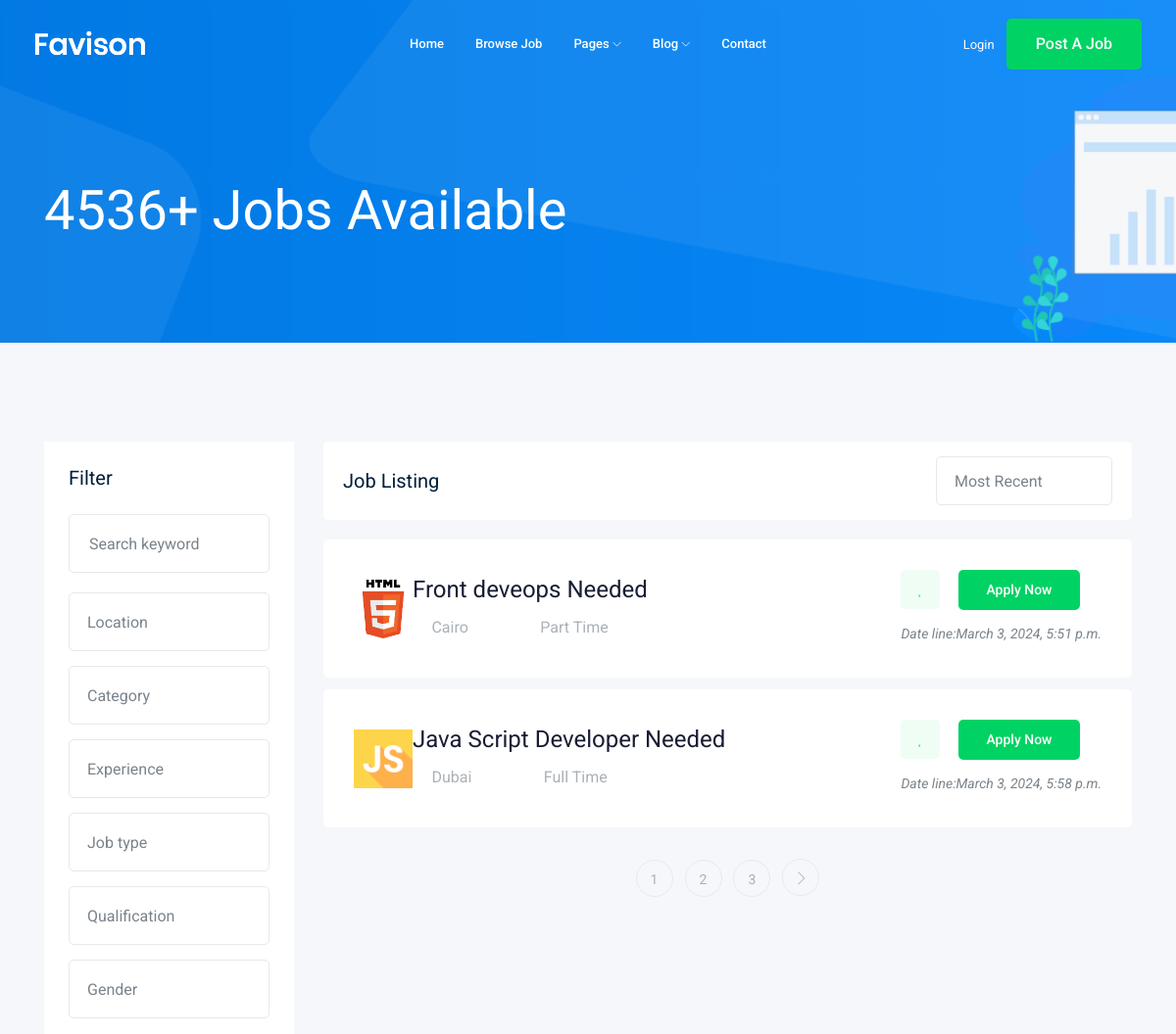
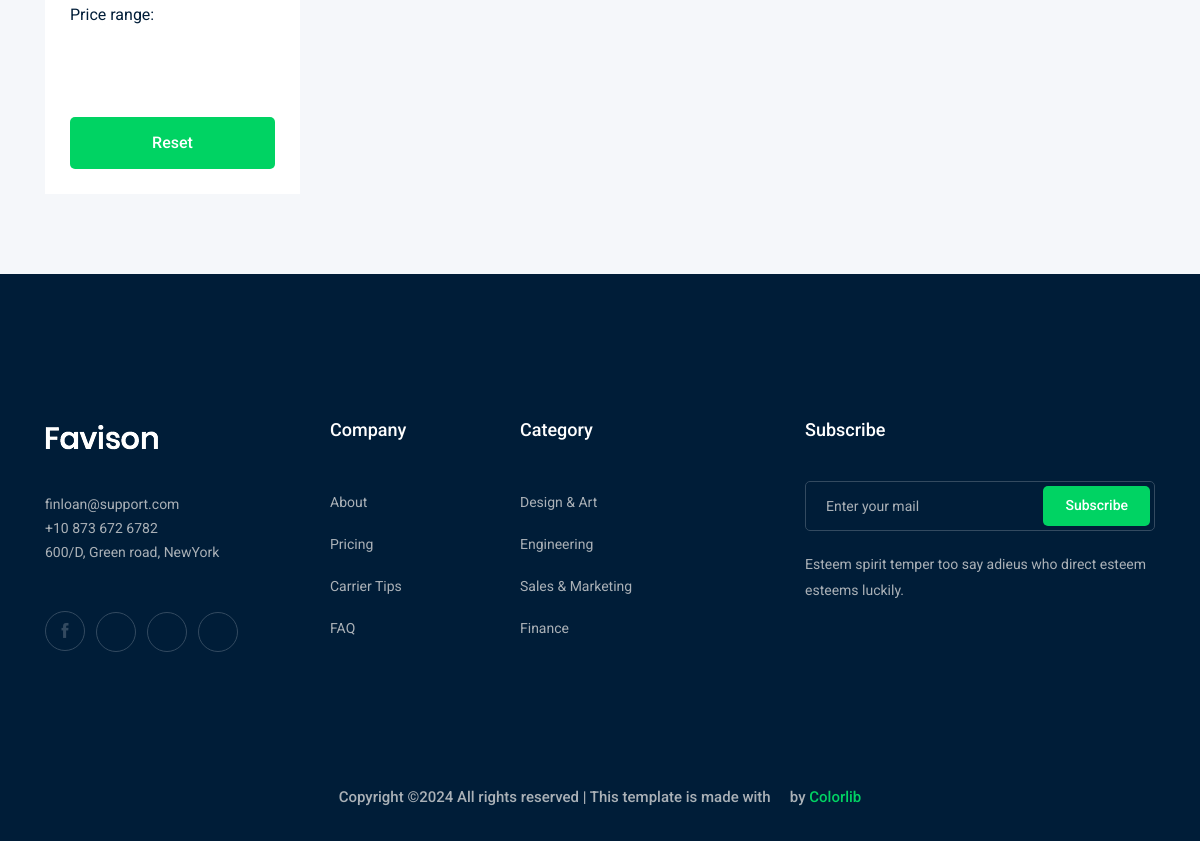
Screenshot of /jobs/ with the database file from the repository (2 pictures, top to bottom).
### job/models.py (models this page shows, shortened)
class Job(models.Model):
    user = models.ForeignKey(User, on_delete=models.CASCADE)
    job_name = models.CharField(max_length=150)
    slug = models.SlugField(blank=True,null=True)
    category = models.ForeignKey(Category,  on_delete=models.CASCADE)
    job_type = models.CharField(max_length=50,choices=JOB_TYPE)
    salary = models.IntegerField()
    vacancy = models.IntegerField()
    description = models.TextField()
    location = models.CharField(max_length=150)
    published_on = models.DateTimeField(auto_now_add=True)
    updated_at = models.DateTimeField(auto_now=True)
    image = models.ImageField(upload_to=image_upload, height_field=None, width_field=None, max_length=None)
    is_active = models.BooleanField(default=True)
    def __str__(self):
        return self.job_name

### job/views.py (the view)
# urls.py: path('',views.job_list,name='job_list'),
def job_list(request):
    jobs = Job.objects.all()
    paginator = Paginator(jobs, 2) #(Queryset,number of objects)
    page_number = request.GET.get("page")
    page_obj = paginator.get_page(page_number)
    print(page_obj)
    context = {
        'jobs' : page_obj,
    }
    return render(request,'jobs/job_list.html',context)

### templates/jobs/job_list.html (shortened to what this page needs)
{% extends "base.html" %}
{% block body %}
    <div class="bradcam_area bradcam_bg_1">
        <div class="container">
            <div class="row">
                <div class="col-xl-12">
                    <div class="bradcam_text">
                        <h3>4536+ Jobs Available</h3>
                    </div>
                </div>
            </div>
        </div>
    </div>
    <div class="job_listing_area plus_padding">
        <div class="container">
            <div class="row">
                <div class="col-lg-3">
                    <div class="job_filter white-bg">
                        <div class="form_inner white-bg">
                            <h3>Filter</h3>
                            <form action="#">
                                <div class="row">
                                    <div class="col-lg-12">
                                        <div class="single_field">
                                            <input type="text" placeholder="Search keyword">
                                        </div>
                                    </div>
                                    <div class="col-lg-12">
                                    </div>
                                    <div class="col-lg-12">
                                    </div>
                                    <div class="col-lg-12">
                                    </div>
                                    <div class="col-lg-12">
                                    </div>
                                    <div class="col-lg-12">
                                    </div>
                                    <div class="col-lg-12">
                                    </div>
                                </div>
                            </form>
                        </div>
                        <div class="range_wrap">
                            <label for="amount">Price range:</label>
                            <p>
                                <input type="text" id="amount" readonly style="border:0; color:#7A838B; font-size: 14px; font-weight:400;">
                            </p>
                        </div>
                        <div class="reset_btn">
                            <button  class="boxed-btn3 w-100" type="submit">Reset</button>
                        </div>
                    </div>
                </div>
                <div class="col-lg-9">
                    <div class="recent_joblist_wrap">
                        <div class="recent_joblist white-bg ">
                            <div class="row align-items-center">
                                <div class="col-md-6">
                                    <h4>Job Listing</h4>
                                </div>
                                <div class="col-md-6">
                                    <div class="serch_cat d-flex justify-content-end">
                                    </div>
                                </div>
                            </div>
                        </div>
                    </div>
                    <div class="job_lists m-0">
                        <div class="row">
                            {% for job in jobs %}
                            <div class="col-lg-12 col-md-12">
                                <div class="single_jobs white-bg d-flex justify-content-between">
                                    <div class="jobs_left d-flex align-items-center">
                                        <div class="">
                                            <img src="{{job.image.url}}" alt="" style="width:60px;height:60px;">
                                        </div>
                                        <div class="jobs_conetent">
                                            <a href="{{job.slug}}/"><h4>{{job}}</h4></a>
                                            <div class="links_locat d-flex align-items-center">
                                                <div class="location">
                                                    <p> <i class="fa fa-map-marker"></i>{{job.location}}</p>
                                                </div>
                                                <div class="location">
                                                    <p> <i class="fa fa-clock-o"></i> {{job.job_type}}</p>
                                                </div>
                                            </div>
                                        </div>
                                    </div>
                                    <div class="jobs_right">
                                        <div class="apply_now">
                                            <a class="heart_mark" href="#"> <i class="fa fa-heart"></i> </a>
                                            <a href="{% url "jobs:job_detail" job.slug %}" class="boxed-btn3">Apply Now</a>
                                        </div>
                                        <div class="date">
                                            <p>Date line:{{job.published_on}}</p>
                                        </div>
                                    </div>
                                </div>
                            </div>
                            {% endfor %}
                        </div>
                        {% if jobs.has_other_pages %}
                        <div class="row">
                            <div class="col-lg-12">
                                <div class="pagination_wrap">
                                    <ul>
                                        {% for i in jobs.paginator.page_range %}
                                        <li><a href="?page={{i}}"><span>{{i}}</span></a></li>
                                        {% endfor %}
                                        {% if jobs.has_next %}
                                        <li><a href="?page={{jobs.next_page_number}}"> <i class="ti-angle-right"></i> </a></li>
                                        {% endif %}
                                    </ul>
                                </div>
                            </div>
                        </div>
                        {% endif %}
                    </div>
                </div>
            </div>
        </div>
    </div>
{% endblock body %}

### rows the page displays
Job: image (picture), job_name "Front deveops Needed", location "Cairo", job_type "Part Time", published_on "March 3, 2024, 5:51 p.m."
Job: image (picture), job_name "Java Script Developer Needed", location "Dubai", job_type "Full Time", published_on "March 3, 2024, 5:58 p.m."

### other values shown
{{ i }} "1" "2" "3"
